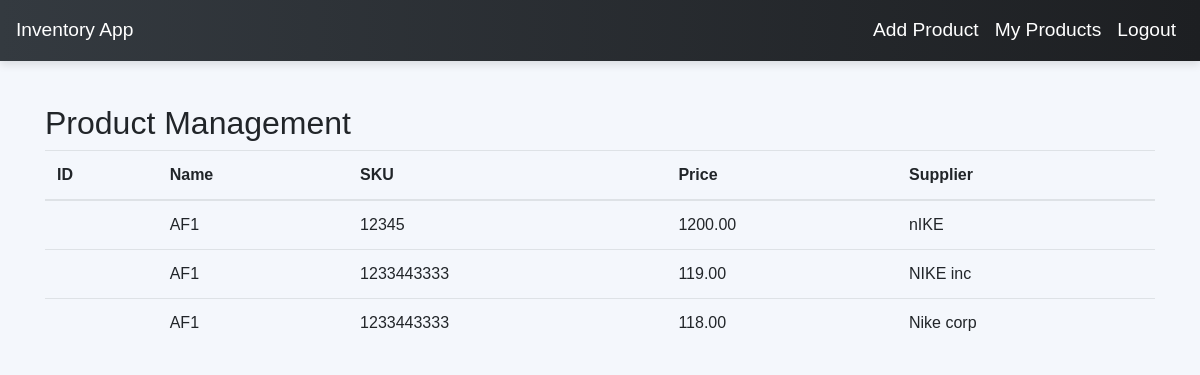
Screenshot of /admin_dashboard/products/ (signed in) with the database file from the repository.
### invApp/models.py (models this page shows, shortened)
class Product(models.Model):
    product_id = models.AutoField(primary_key=True)  # Use this if you want to explicitly define product_id as the PK
    name = models.CharField(max_length=100)
    sku = models.CharField(max_length=100)
    price = models.DecimalField(max_digits=10, decimal_places=2)
    quantity = models.IntegerField()
    supplier = models.CharField(max_length=100)
    quantity = models.PositiveIntegerField()

### invApp/views.py (the view)
# urls.py: path('admin_dashboard/products/', views.product_management_view, name="product_management"),
@login_required
@user_passes_test(is_admin)
def product_management_view(request):
    products = Product.objects.all()
    return render(request, 'invApp/product_management.html', {'products': products})

### invApp/views.py (called while the page is built)
def is_admin(user):
    return user.is_superuser

### invApp/templates/invApp/product_management.html (shortened to what this page needs)
{% extends "invApp/layout.html" %}
{% block content %}
<h2>Product Management</h2>
<table class="table">
    <thead>
        <tr>
            <th>ID</th>
            <th>Name</th>
            <th>SKU</th>
            <th>Price</th>
            <th>Supplier</th>
        </tr>
    </thead>
    <tbody>
        {% for product in products %}
        <tr>
            <td>{{ product.id }}</td>
            <td>{{ product.name }}</td>
            <td>{{ product.sku }}</td>
            <td>{{ product.price }}</td>
            <td>{{ product.supplier }}</td>
        </tr>
        {% endfor %}
    </tbody>
</table>
{% endblock %}

### invApp/templates/invApp/layout.html (style rules this page uses)
body { padding-top: 56px; font-family: 'Poppins', sans-serif; background: #f4f7fc; }

### rows the page displays
Product: name "AF1", sku "12345", price "1200.00", supplier "nIKE"
Product: name "AF1", sku "1233443333", price "119.00", supplier "NIKE inc"
Product: name "AF1", sku "1233443333", price "118.00", supplier "Nike corp"
